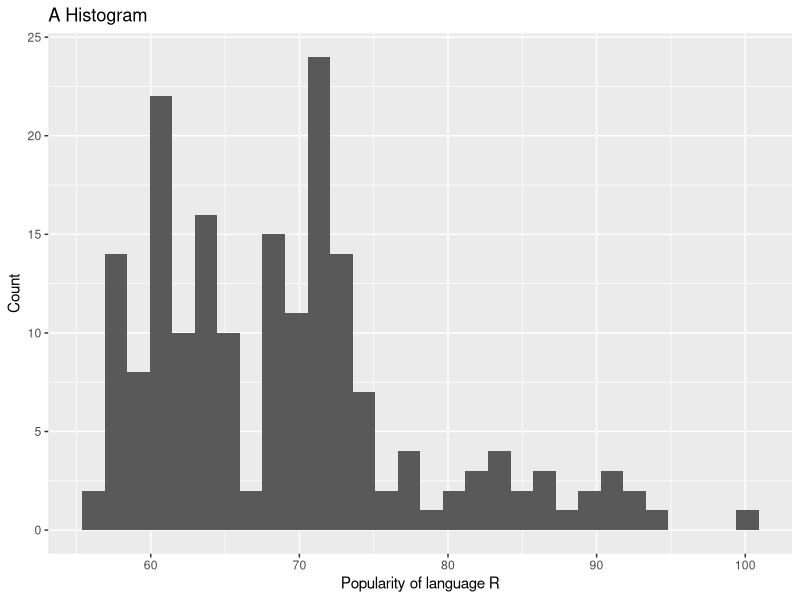
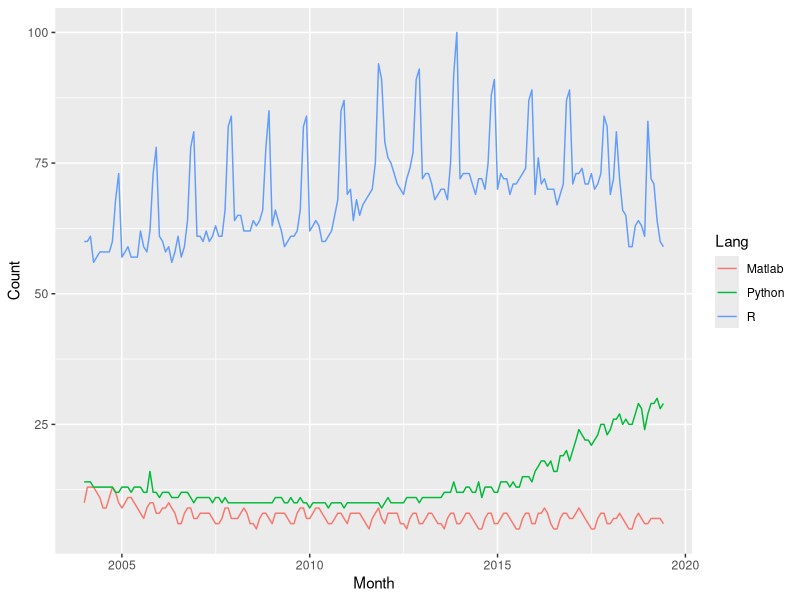

Here is the R script that generated these plots, in order:
## ---- chunk 1
knitr::opts_chunk$set(echo = TRUE)
## ---- chunk 2
library(readr)
lang <- read_csv(
  "data/lang.csv",
  col_names = c("Month", "R", "Python", "Matlab"), 
  col_types = cols(Month = col_date(format = "%Y-%m")), 
  skip = 3)

summary(lang)
## ---- chunk 3
library(ggplot2)

ggplot(lang, aes(x = R)) +
  geom_histogram() +
  xlab("Popularity of language R") +
  ylab("Count") +
  ggtitle("A Histogram")
## ---- chunk 4
library(tidyr)

dataLong <- gather(lang, key = "Lang", value = "Count",
                   R:Matlab)

summary(dataLong)
## ---- chunk 5
ggplot(dataLong, aes(x = Month, y = Count, col = Lang, 
                     group = Lang)) +
  geom_line()
## ---- chunk 6
library(knitr)
library(dplyr)
kable(slice(dataLong, 1:10), caption = "First Rows of the dataset")
